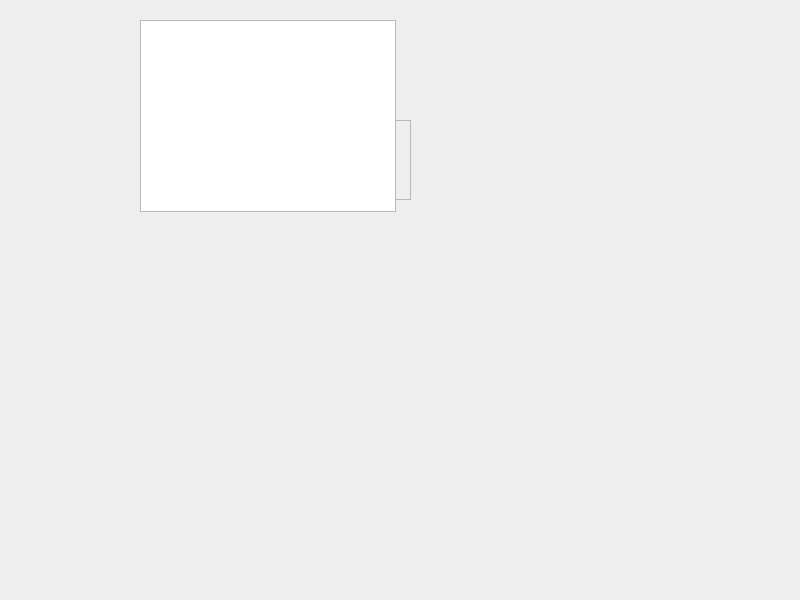
<?xml version="1.0" encoding="UTF-8"?>
<ui version="4.0">
 <class>Widget</class>
 <widget class="QWidget" name="Widget">
  <property name="geometry">
   <rect>
    <x>0</x>
    <y>0</y>
    <width>800</width>
    <height>600</height>
   </rect>
  </property>
  <property name="windowTitle">
   <string>Widget</string>
  </property>
  <widget class="QFrame" name="frame">
   <property name="geometry">
    <rect>
     <x>150</x>
     <y>120</y>
     <width>261</width>
     <height>80</height>
    </rect>
   </property>
   <property name="frameShape">
    <enum>QFrame::StyledPanel</enum>
   </property>
   <property name="frameShadow">
    <enum>QFrame::Raised</enum>
   </property>
  </widget>
  <widget class="QGraphicsView" name="graphicsView">
   <property name="geometry">
    <rect>
     <x>140</x>
     <y>20</y>
     <width>256</width>
     <height>192</height>
    </rect>
   </property>
  </widget>
 </widget>
 <resources/>
 <connections/>
</ui>
